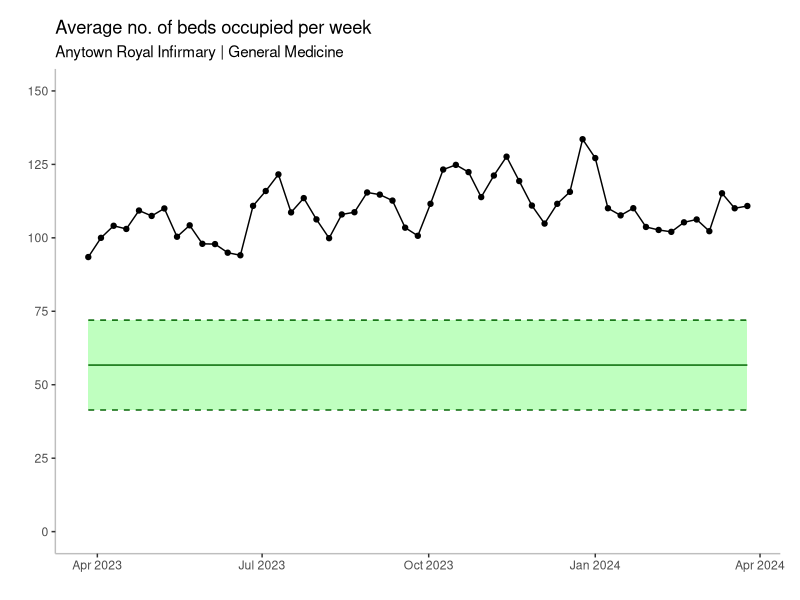

This figure's R source:
# Jagged lines of fullness with specification limits AND green zone
# What was compared with what should've been


# Step 0 - load the packages ----------------------------------------------

library(tidyverse)
library(readxl)
library(scales)


# Step 1 - import the data ------------------------------------------------

dataframe_01 <-
  read_xlsx("data/ari_duration_extract_2023_24.xlsx") |> 
  filter(SPECIALTY_CODE == "GM")


# Step 2 - create an 8784 dataframe ---------------------------------------

dataframe_8784 <-
  data.frame(date_hour = seq(as.POSIXct("2023-04-01 00:01"),
                             as.POSIXct("2024-03-31 23:01"),
                             60*60))


# Step 3 - create the 8784 time series table ------------------------------

dataframe_01a <-
  dataframe_8784 |> 
  inner_join(dataframe_01,
             join_by(date_hour >= START_DATE,
                     date_hour < END_DATE)) |> 
  group_by(date_hour) |> 
  summarize(no_of_occupied_beds = n()) |> 
  mutate(new_date = floor_date(date_hour,
                               "days")) |> 
  group_by(new_date) |> 
  summarize(mean_occupied_beds = mean(no_of_occupied_beds)) |> 
  mutate(new_week = floor_date(new_date,
                               "weeks",
                               1)) |>
  group_by(new_week) |> 
  summarize(new_mean_occupied_beds = mean(mean_occupied_beds))


# Step 4 - create the control chart constants -----------------------------

overall_mean <- mean(dataframe_01a$new_mean_occupied_beds) 
amr <- mean(abs(diff((dataframe_01a$new_mean_occupied_beds))))
lcl <- overall_mean - (2.66 * amr) 
ucl <- overall_mean + (2.66 * amr)
bed_allocation = 72
green_lcl = bed_allocation - (ucl - lcl)
green_mean = bed_allocation - ((ucl - lcl) / 2)


# Step 5 - create the summary table for the control chart -----------------

dataframe_01b <-
  dataframe_01a |> 
  mutate(lcl = lcl) |> 
  mutate(ucl = ucl)


# Step 6 - draw the control chart -----------------------------------------

ggplot(data = dataframe_01b) +
  aes(x = new_week) +
  #geom_line(aes(y = lcl),
            #linetype = "dashed") +
  #geom_line(aes(y = ucl),
            #linetype = "dashed") +
  #geom_ribbon(aes(ymax=`ucl`,
                  #ymin=`lcl`), 
              #fill="grey", 
              #alpha=0.25) +
  geom_ribbon(aes(ymax=`bed_allocation`,
                  ymin=`green_lcl`), 
              fill="green", 
              alpha=0.25) +
  geom_line(aes(y = new_mean_occupied_beds)) +
  geom_point(aes(y = new_mean_occupied_beds)) +
  #geom_line(aes(y = overall_mean)) +
  geom_line(aes(y = green_mean),
            colour = "darkgreen") +
  geom_line(aes(y = green_lcl),
            colour = "darkgreen",
            linetype = "dashed") +
  geom_line(aes(y = bed_allocation),
            colour = "darkgreen",
            linetype = "dashed") +
  scale_y_continuous(limits = c(0, 150),
                     breaks = seq(0, 150, 25)) +
  theme(panel.grid.major = element_blank(),
        panel.grid.minor = element_blank(),
        panel.background = element_blank(),
        axis.line.x = element_line(color="grey"),
        axis.line.y = element_line(color="grey"),
        plot.margin = margin(0.5, 0.5, 0.5, 0.5, "cm")) +
  labs(title = "Average no. of beds occupied per week",
       subtitle = "Anytown Royal Infirmary | General Medicine",
       x = element_blank(),
       y = element_blank())

